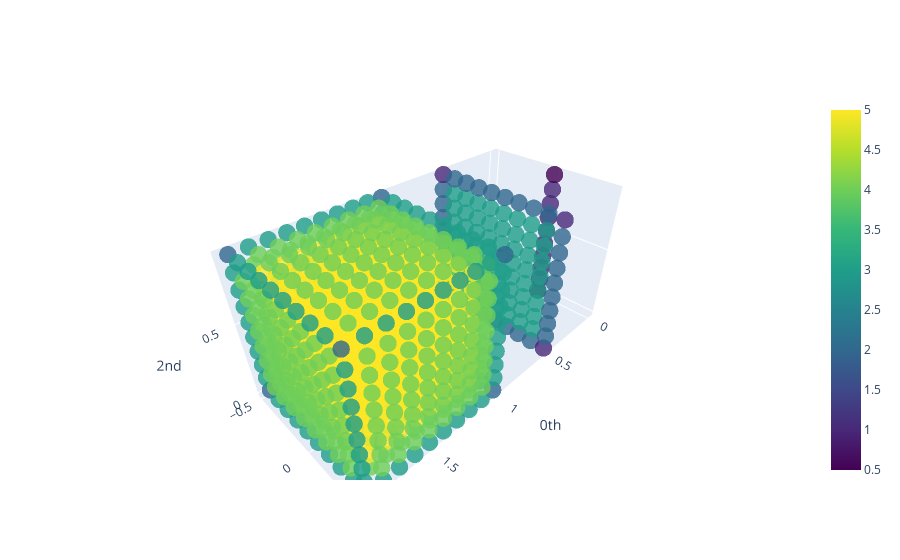

The code cell stored with this chart in its notebook:
### Code cell
# Plot the results of local homology dimension 1. We encourage you to change the dimension parameter.
plot_coloured_cloud(lh_line_plane_cube, diags, line_plane_cube, dimension=1)

### Figure 1 — Plotly figure (JSON) as saved in the notebook; plotly's stock layout.template omitted (floating-point values rounded to 4 significant figures; data arrays with more than 128 entries replaced by an {"elided": "..."} marker saying what was removed)
{"data": [{"marker": {"color": {"elided": "1110 float values"}, "colorscale": [[0, "#440154"], [0.1111, "#482878"], [0.2222, "#3e4989"], [0.3333, "#31688e"], [0.4444, "#26828e"], [0.5556, "#1f9e89"], [0.6667, "#35b779"], [0.7778, "#6ece58"], [0.8889, "#b5de2b"], [1, "#fde725"]], "opacity": 0.8, "showscale": true, "size": 6}, "mode": "markers", "text": {"elided": "1110 str values"}, "type": "scatter3d", "x": {"elided": "1110 float values"}, "y": {"elided": "1110 float values"}, "z": {"elided": "1110 float values"}}], "layout": {"scene": {"xaxis": {"exponentformat": "e", "showexponent": "all", "title": {"text": "0th"}, "type": "linear"}, "yaxis": {"exponentformat": "e", "showexponent": "all", "title": {"text": "1st"}, "type": "linear"}, "zaxis": {"exponentformat": "e", "showexponent": "all", "title": {"text": "2nd"}, "type": "linear"}}}}
